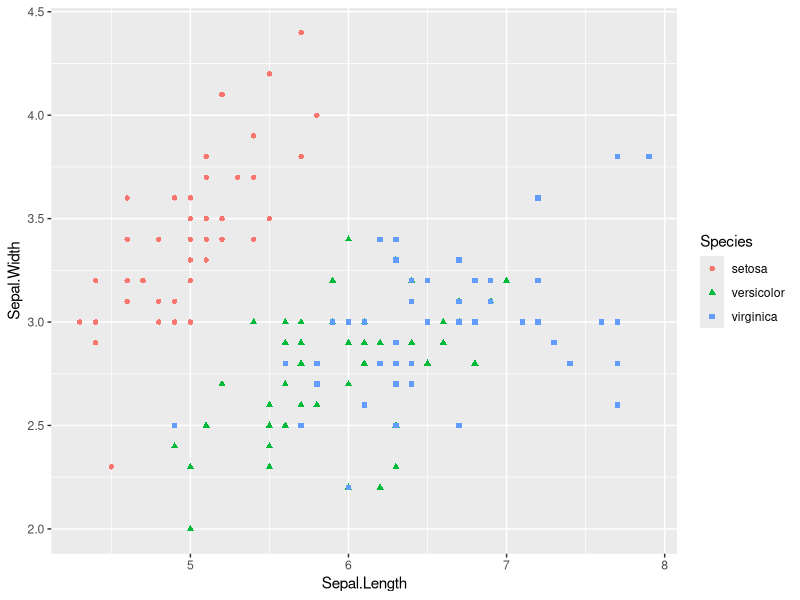

The R source for this figure:
library(ggplot2)
library(dplyr)
glimpse(iris)

x <- iris

iris %>%
  ggplot(aes(Sepal.Length, Sepal.Width))+
  geom_point(aes(color = Species, shape = Species))
